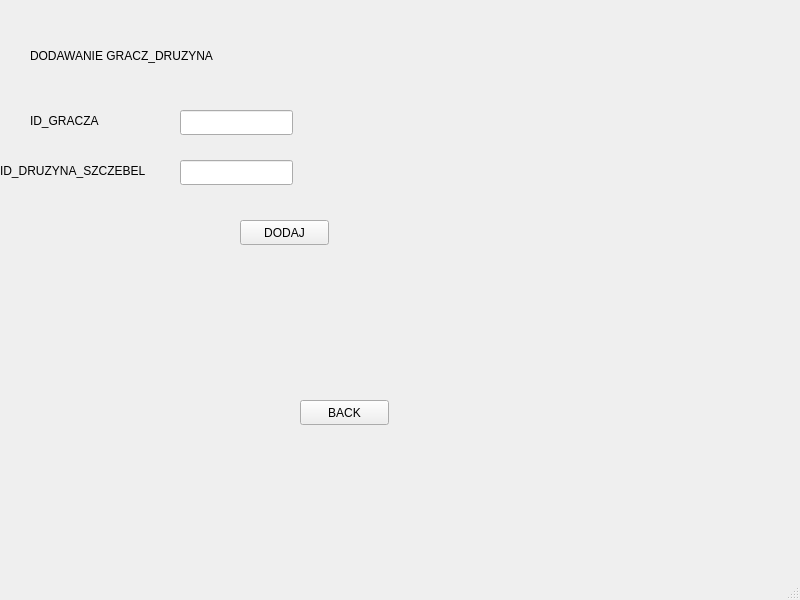
<?xml version="1.0" encoding="UTF-8"?>
<ui version="4.0">
 <class>MainWindow</class>
 <widget class="QMainWindow" name="MainWindow">
  <property name="geometry">
   <rect>
    <x>0</x>
    <y>0</y>
    <width>800</width>
    <height>600</height>
   </rect>
  </property>
  <property name="windowTitle">
   <string>MainWindow</string>
  </property>
  <widget class="QWidget" name="centralwidget">
   <widget class="QLabel" name="label">
    <property name="geometry">
     <rect>
      <x>310</x>
      <y>140</y>
      <width>67</width>
      <height>17</height>
     </rect>
    </property>
    <property name="text">
     <string/>
    </property>
   </widget>
   <widget class="QLabel" name="label_2">
    <property name="geometry">
     <rect>
      <x>30</x>
      <y>100</y>
      <width>101</width>
      <height>41</height>
     </rect>
    </property>
    <property name="text">
     <string>ID_GRACZA</string>
    </property>
   </widget>
   <widget class="QLineEdit" name="lineEdit">
    <property name="geometry">
     <rect>
      <x>180</x>
      <y>110</y>
      <width>113</width>
      <height>25</height>
     </rect>
    </property>
   </widget>
   <widget class="QPushButton" name="pushButton">
    <property name="geometry">
     <rect>
      <x>240</x>
      <y>220</y>
      <width>89</width>
      <height>25</height>
     </rect>
    </property>
    <property name="text">
     <string>DODAJ</string>
    </property>
   </widget>
   <widget class="QPushButton" name="pushButton_2">
    <property name="geometry">
     <rect>
      <x>300</x>
      <y>400</y>
      <width>89</width>
      <height>25</height>
     </rect>
    </property>
    <property name="text">
     <string>BACK</string>
    </property>
   </widget>
   <widget class="QLabel" name="label_3">
    <property name="geometry">
     <rect>
      <x>30</x>
      <y>40</y>
      <width>231</width>
      <height>31</height>
     </rect>
    </property>
    <property name="text">
     <string>DODAWANIE GRACZ_DRUZYNA</string>
    </property>
   </widget>
   <widget class="QLabel" name="label_4">
    <property name="geometry">
     <rect>
      <x>0</x>
      <y>150</y>
      <width>171</width>
      <height>41</height>
     </rect>
    </property>
    <property name="text">
     <string>ID_DRUZYNA_SZCZEBEL</string>
    </property>
   </widget>
   <widget class="QLineEdit" name="lineEdit_2">
    <property name="geometry">
     <rect>
      <x>180</x>
      <y>160</y>
      <width>113</width>
      <height>25</height>
     </rect>
    </property>
   </widget>
  </widget>
  <widget class="QMenuBar" name="menubar">
   <property name="geometry">
    <rect>
     <x>0</x>
     <y>0</y>
     <width>800</width>
     <height>22</height>
    </rect>
   </property>
  </widget>
  <widget class="QStatusBar" name="statusbar"/>
 </widget>
 <resources/>
 <connections/>
</ui>
